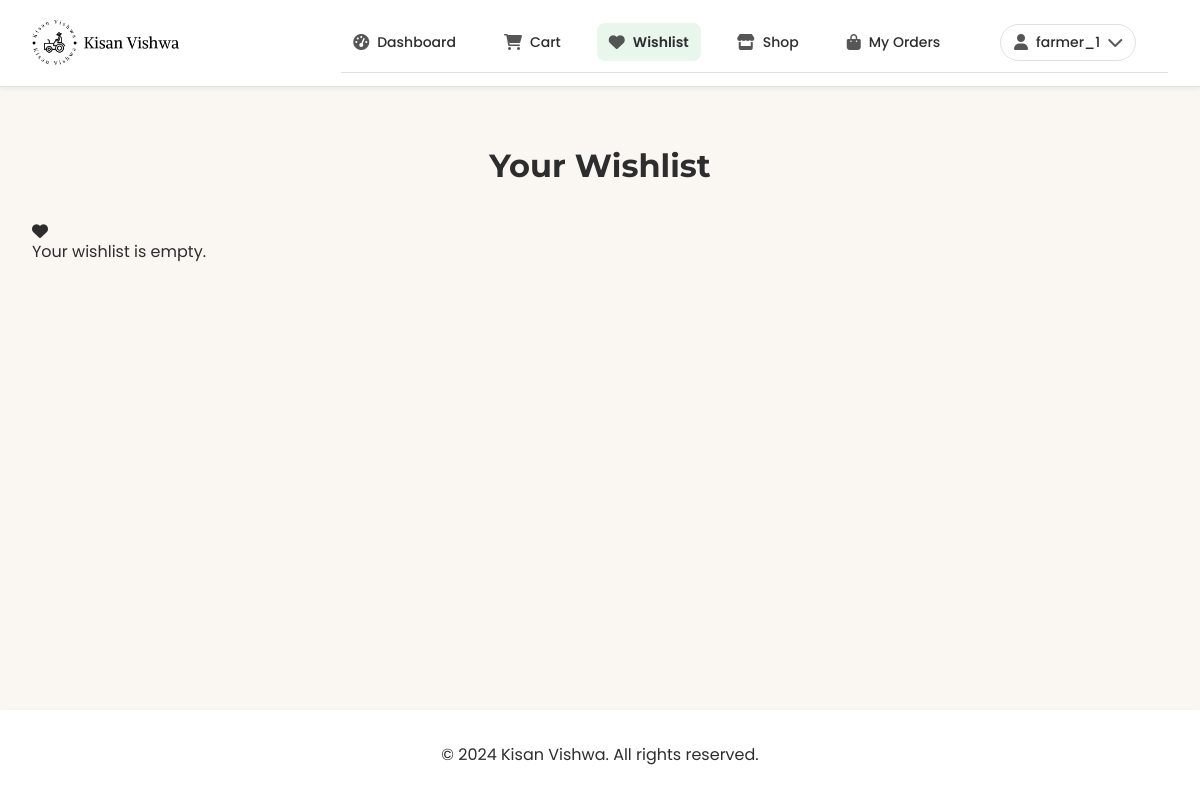
Before: /customer/wishlist/ (signed in) with the older database file.
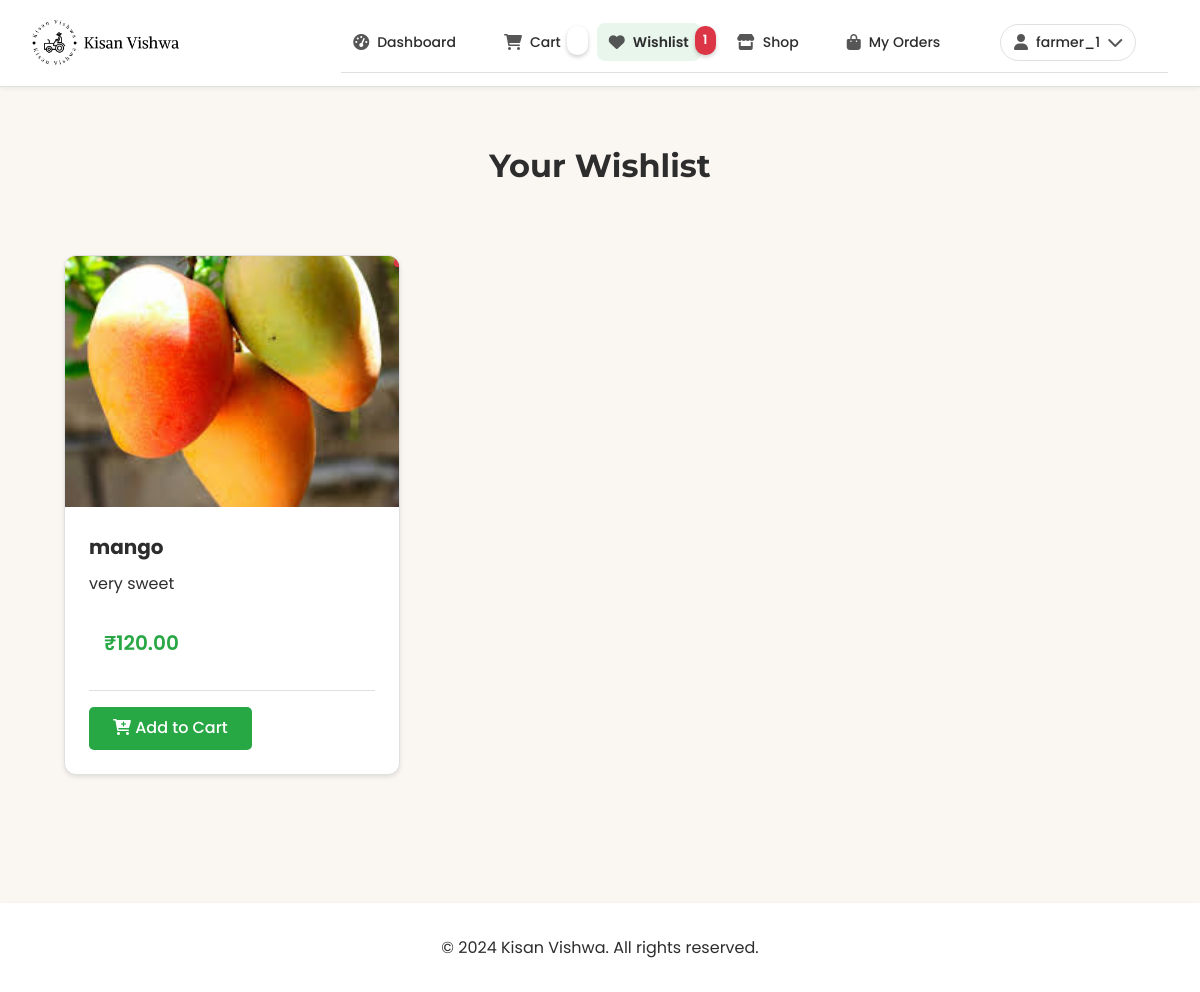
After: the same page with the newer database file.
### customer_app/models.py (models this page shows)
class Wishlist(models.Model):
    user = models.ForeignKey(User, on_delete=models.CASCADE)
    product = models.ForeignKey(Product, on_delete=models.CASCADE)
    created_at = models.DateTimeField(auto_now_add=True)
    class Meta:
        unique_together = ('user','product')

### product_app/models.py (models this page shows)
class Product(models.Model):
    CATEGORY_CHOICES = [
        ('vegetables', 'Vegetables'),
        ('fruits', 'Fruits'),
        ('grains', 'Grains'),
        ('dairy', 'Dairy'),
        ('other', 'Other')
    ]
    name = models.CharField(max_length=200)
    category = models.CharField(max_length=100, choices=CATEGORY_CHOICES, default='other')
    price = models.DecimalField(max_digits=10, decimal_places=2)
    quantity = models.IntegerField()
    description = models.TextField()
    image = models.ImageField(
        upload_to='products/',
        default='images/productnotuploaded.jpg',
        blank=True
    )
    farmer = models.ForeignKey(User, on_delete=models.CASCADE)
    created_at = models.DateTimeField(auto_now_add=True)
    updated_at = models.DateTimeField(auto_now=True)

### customer_app/views.py (the view)
# urls.py: path('wishlist/', view_wishlist, name='customer_wishlist'),
@login_required
def view_wishlist(request):
    wishlist_items = Wishlist.objects.filter(user=request.user)
    return render(request, 'customer_app/wishlist.html', {'wishlist_items': wishlist_items})

### customer_app/context_processors.py (called while the page is built)
def wishlist_and_cart_counts(request):
    if request.user.is_authenticated:
        wishlist_count = Wishlist.objects.filter(user=request.user).count()
        cart_items_count = CartItem.objects.filter(user=request.user).count()
    else:
        wishlist_count = 0
        cart_items_count = 0
    return {
        'wishlist_count': wishlist_count,
        'cart_items_count': cart_items_count,
    }

### customer_app/templates/customer_app/wishlist.html (shortened to what this page needs)
{% load static %}
<html lang="en">
<head>
    <link rel="stylesheet" href="https://cdnjs.cloudflare.com/ajax/libs/normalize/8.0.1/normalize.min.css">
    <link rel="stylesheet" href="https://cdnjs.cloudflare.com/ajax/libs/font-awesome/6.0.0/css/all.min.css">
    <link rel="stylesheet" type="text/css" href="{% static 'css/customerdesign.css' %}">
</head>
<body>
    <header class="header">
        <div class="logo">
            <img src="{% static 'images/kisan_vishwa_logo.png' %}" alt="Kisan Vishwa Logo">
        </div>
        <div class="nav-container">
            {% include 'NavBar/CustomerNavBar.html' %}
        </div>
    </header>
    <main class="main-content">
        <h1 class="section-title">Your Wishlist</h1>
        {% if wishlist_items %}
            <div class="card-grid">
                {% for item in wishlist_items %}
                    <article class="card">
                        <div class="card-image">
                            <img src="{{ item.product.image.url }}" alt="{{ item.product.name }}">
                        </div>
                        <div class="card-content">
                            <h2 class="card-title">{{ item.product.name }}</h2>
                            <p class="card-description">{{ item.product.description|truncatechars:100 }}</p>
                            <div class="product-details">
                                <span class="price">₹{{ item.product.price }}</span>
                            </div>
                            <div class="card-actions">
                                <form method="POST" action="{% url 'add_to_cart' item.product.id %}">
                                    <button type="submit" class="btn btn-primary">
                                        <i class="fas fa-cart-plus"></i> Add to Cart
                                    </button>
                                </form>
                                <span class="badge">{{ item.product.wishlist_count }}</span>
                            </div>
                        </div>
                    </article>
                {% endfor %}
            </div>
        {% else %}
            <div class="no-items-message">
                <i class="fas fa-heart"></i>
                <p>Your wishlist is empty.</p>
            </div>
        {% endif %}
    </main>
    <footer class="footer">
        <p>&copy; 2024 Kisan Vishwa. All rights reserved.</p>
    </footer>
</body>
</html>

### templates/NavBar/CustomerNavBar.html (shortened to what this page needs)
{% load static %}
{% if user.is_authenticated %}
<nav class="nav-menu">
    <ul class="nav-links">
        <li>
            <a href="{% url 'customer_dashboard' %}" class="nav-link {% if request.resolver_match.url_name == 'customer_dashboard' %}active{% endif %}">
                <i class="fas fa-tachometer-alt"></i> Dashboard
            </a>
        </li>
        <li>
            <a href="{% url 'customer_cart' %}" class="nav-link cart-link {% if request.resolver_match.url_name == 'customer_cart' %}active{% endif %}">
                <i class="fas fa-shopping-cart"></i> Cart
                {% if cart_items_count > 0 %}
                    <span class="badge">{{ cart_items_count }}</span>
                {% endif %}
            </a>
        </li>
        <li>
            <a href="{% url 'customer_wishlist' %}" class="nav-link {% if request.resolver_match.url_name == 'customer_wishlist' %}active{% endif %}">
                <i class="fas fa-heart"></i> Wishlist
                {% if wishlist_count > 0 %}
                    <span class="badge">{{ wishlist_count }}</span>
                {% endif %}
            </a>
        </li>
        <li>
            <a href="#" class="nav-link {% if request.resolver_match.url_name == 'shop' %}active{% endif %}">
                <i class="fas fa-store"></i>
                <span>Shop</span>
            </a>
        </li>
        <li>
            <a href="#" class="nav-link {% if request.resolver_match.url_name == 'orders' %}active{% endif %}">
                <i class="fas fa-shopping-bag"></i>
                <span>My Orders</span>
            </a>
        </li>
        <li class="profile-menu">
            <a href="#" class="nav-link profile-toggle">
                <div class="profile-info">
                    {% if user.customer_profile.profile_picture %}
                        <img src="{{ user.customer_profile.profile_picture.url }}" alt="Profile" class="profile-pic">
                    {% else %}
                        <i class="fas fa-user"></i>
                    {% endif %}
                    <span>{{ user.username|truncatechars:12 }}</span>
                </div>
                <i class="fas fa-chevron-down"></i>
            </a>
        </li>
    </ul>
</nav>
{% endif %}

Changed rows visible on the page:
added Wishlist: product.image (picture), product.name "mango", product.description "very sweet", product.price "120.00"
Other visible differences:
{{ wishlist_count }}: (not shown) → "1"
text no longer shown: "Your wishlist is empty."
